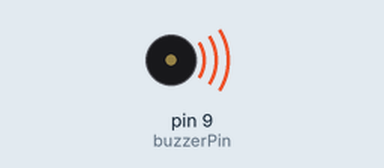
Simulated run of this sketch. Board: Arduino Uno, built with avr-gcc and run on an emulated ATmega328P. Shown: buzzer (waves = sounding).

Above: at 0.5 s.
Timing chart, 0 to 4.6 s (numbered marks = the images above):
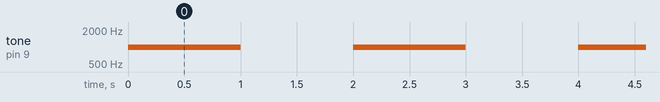

The sketch:

testeBuzzer.ino
```cpp
int buzzerPin = 9;
void setup() {
  pinMode(buzzerPin, OUTPUT);
}

void loop() {
  tone(buzzerPin, 1000);
  delay(1000);
  noTone(buzzerPin);
  delay(1000);
}
```

Measured:
- by itself, tone on pin 9 (buzzerPin): alternates 1000 Hz for 1.0 s and silent for 1.0 s
